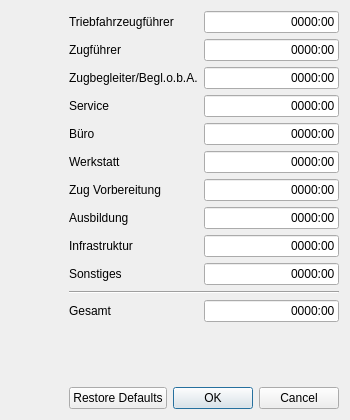
<?xml version="1.0" encoding="UTF-8"?>
<ui version="4.0">
 <class>MinimumHoursEditorDialog</class>
 <widget class="QDialog" name="MinimumHoursEditorDialog">
  <property name="windowModality">
   <enum>Qt::WindowModality::WindowModal</enum>
  </property>
  <property name="geometry">
   <rect>
    <x>0</x>
    <y>0</y>
    <width>350</width>
    <height>420</height>
   </rect>
  </property>
  <property name="sizePolicy">
   <sizepolicy hsizetype="Fixed" vsizetype="Fixed">
    <horstretch>0</horstretch>
    <verstretch>0</verstretch>
   </sizepolicy>
  </property>
  <property name="minimumSize">
   <size>
    <width>350</width>
    <height>420</height>
   </size>
  </property>
  <property name="maximumSize">
   <size>
    <width>350</width>
    <height>420</height>
   </size>
  </property>
  <property name="windowTitle">
   <string>Mindeststunden bearbeiten</string>
  </property>
  <layout class="QGridLayout" name="gridLayout" columnstretch="1,0,0">
   <item row="6" column="1">
    <widget class="QLabel" name="labelZugVorbereiten">
     <property name="text">
      <string>Zug Vorbereitung</string>
     </property>
     <property name="buddy">
      <cstring>lineBuero</cstring>
     </property>
    </widget>
   </item>
   <item row="7" column="2">
    <widget class="QLineEdit" name="lineAusbildung">
     <property name="inputMask">
      <string>9999:99</string>
     </property>
     <property name="text">
      <string>0000:00</string>
     </property>
     <property name="maxLength">
      <number>7</number>
     </property>
     <property name="alignment">
      <set>Qt::AlignmentFlag::AlignRight|Qt::AlignmentFlag::AlignTrailing|Qt::AlignmentFlag::AlignVCenter</set>
     </property>
     <property name="clearButtonEnabled">
      <bool>false</bool>
     </property>
    </widget>
   </item>
   <item row="9" column="2">
    <widget class="QLineEdit" name="lineSonstiges">
     <property name="inputMask">
      <string>9999:99</string>
     </property>
     <property name="text">
      <string>0000:00</string>
     </property>
     <property name="maxLength">
      <number>7</number>
     </property>
     <property name="alignment">
      <set>Qt::AlignmentFlag::AlignRight|Qt::AlignmentFlag::AlignTrailing|Qt::AlignmentFlag::AlignVCenter</set>
     </property>
     <property name="clearButtonEnabled">
      <bool>false</bool>
     </property>
    </widget>
   </item>
   <item row="7" column="1">
    <widget class="QLabel" name="labelAusbildung">
     <property name="text">
      <string>Ausbildung</string>
     </property>
     <property name="buddy">
      <cstring>lineAusbildung</cstring>
     </property>
    </widget>
   </item>
   <item row="9" column="1">
    <widget class="QLabel" name="labelSonstiges">
     <property name="text">
      <string>Sonstiges</string>
     </property>
     <property name="buddy">
      <cstring>lineSonstiges</cstring>
     </property>
    </widget>
   </item>
   <item row="5" column="2">
    <widget class="QLineEdit" name="lineWerkstatt">
     <property name="inputMask">
      <string>9999:99</string>
     </property>
     <property name="text">
      <string>0000:00</string>
     </property>
     <property name="maxLength">
      <number>7</number>
     </property>
     <property name="alignment">
      <set>Qt::AlignmentFlag::AlignRight|Qt::AlignmentFlag::AlignTrailing|Qt::AlignmentFlag::AlignVCenter</set>
     </property>
     <property name="clearButtonEnabled">
      <bool>false</bool>
     </property>
    </widget>
   </item>
   <item row="11" column="1">
    <widget class="QLabel" name="labelGesamt">
     <property name="text">
      <string>Gesamt</string>
     </property>
     <property name="buddy">
      <cstring>lineGesamt</cstring>
     </property>
    </widget>
   </item>
   <item row="0" column="1">
    <widget class="QLabel" name="labelTf">
     <property name="text">
      <string>Triebfahrzeugführer</string>
     </property>
     <property name="buddy">
      <cstring>lineTf</cstring>
     </property>
    </widget>
   </item>
   <item row="10" column="1" colspan="2">
    <widget class="Line" name="line">
     <property name="orientation">
      <enum>Qt::Orientation::Horizontal</enum>
     </property>
    </widget>
   </item>
   <item row="3" column="2">
    <widget class="QLineEdit" name="lineService">
     <property name="inputMask">
      <string>9999:99</string>
     </property>
     <property name="text">
      <string>0000:00</string>
     </property>
     <property name="maxLength">
      <number>7</number>
     </property>
     <property name="alignment">
      <set>Qt::AlignmentFlag::AlignRight|Qt::AlignmentFlag::AlignTrailing|Qt::AlignmentFlag::AlignVCenter</set>
     </property>
     <property name="clearButtonEnabled">
      <bool>false</bool>
     </property>
    </widget>
   </item>
   <item row="11" column="2">
    <widget class="QLineEdit" name="lineGesamt">
     <property name="inputMask">
      <string>9999:99</string>
     </property>
     <property name="text">
      <string>0000:00</string>
     </property>
     <property name="maxLength">
      <number>7</number>
     </property>
     <property name="alignment">
      <set>Qt::AlignmentFlag::AlignRight|Qt::AlignmentFlag::AlignTrailing|Qt::AlignmentFlag::AlignVCenter</set>
     </property>
     <property name="clearButtonEnabled">
      <bool>false</bool>
     </property>
    </widget>
   </item>
   <item row="12" column="1" colspan="2">
    <spacer name="verticalSpacer">
     <property name="orientation">
      <enum>Qt::Orientation::Vertical</enum>
     </property>
     <property name="sizeHint" stdset="0">
      <size>
       <width>20</width>
       <height>0</height>
      </size>
     </property>
    </spacer>
   </item>
   <item row="3" column="1">
    <widget class="QLabel" name="labelZub">
     <property name="text">
      <string>Service</string>
     </property>
     <property name="buddy">
      <cstring>lineService</cstring>
     </property>
    </widget>
   </item>
   <item row="2" column="1">
    <widget class="QLabel" name="labelService">
     <property name="text">
      <string>Zugbegleiter/Begl.o.b.A.</string>
     </property>
     <property name="buddy">
      <cstring>lineZub</cstring>
     </property>
    </widget>
   </item>
   <item row="0" column="2">
    <widget class="QLineEdit" name="lineTf">
     <property name="inputMask">
      <string>9999:99</string>
     </property>
     <property name="text">
      <string>0000:00</string>
     </property>
     <property name="maxLength">
      <number>7</number>
     </property>
     <property name="alignment">
      <set>Qt::AlignmentFlag::AlignRight|Qt::AlignmentFlag::AlignTrailing|Qt::AlignmentFlag::AlignVCenter</set>
     </property>
     <property name="clearButtonEnabled">
      <bool>false</bool>
     </property>
    </widget>
   </item>
   <item row="2" column="2">
    <widget class="QLineEdit" name="lineZub">
     <property name="inputMask">
      <string>9999:99</string>
     </property>
     <property name="text">
      <string>0000:00</string>
     </property>
     <property name="maxLength">
      <number>7</number>
     </property>
     <property name="alignment">
      <set>Qt::AlignmentFlag::AlignRight|Qt::AlignmentFlag::AlignTrailing|Qt::AlignmentFlag::AlignVCenter</set>
     </property>
     <property name="clearButtonEnabled">
      <bool>false</bool>
     </property>
    </widget>
   </item>
   <item row="4" column="1">
    <widget class="QLabel" name="labelBuero">
     <property name="text">
      <string>Büro</string>
     </property>
     <property name="buddy">
      <cstring>lineZugVorbereiten</cstring>
     </property>
    </widget>
   </item>
   <item row="1" column="2">
    <widget class="QLineEdit" name="lineZf">
     <property name="inputMask">
      <string>9999:99</string>
     </property>
     <property name="text">
      <string>0000:00</string>
     </property>
     <property name="maxLength">
      <number>7</number>
     </property>
     <property name="alignment">
      <set>Qt::AlignmentFlag::AlignRight|Qt::AlignmentFlag::AlignTrailing|Qt::AlignmentFlag::AlignVCenter</set>
     </property>
     <property name="clearButtonEnabled">
      <bool>false</bool>
     </property>
    </widget>
   </item>
   <item row="1" column="1">
    <widget class="QLabel" name="labelZf">
     <property name="text">
      <string>Zugführer</string>
     </property>
     <property name="buddy">
      <cstring>lineZf</cstring>
     </property>
    </widget>
   </item>
   <item row="6" column="2">
    <widget class="QLineEdit" name="lineBuero">
     <property name="inputMask">
      <string>9999:99</string>
     </property>
     <property name="text">
      <string>0000:00</string>
     </property>
     <property name="maxLength">
      <number>7</number>
     </property>
     <property name="alignment">
      <set>Qt::AlignmentFlag::AlignRight|Qt::AlignmentFlag::AlignTrailing|Qt::AlignmentFlag::AlignVCenter</set>
     </property>
     <property name="clearButtonEnabled">
      <bool>false</bool>
     </property>
    </widget>
   </item>
   <item row="4" column="2">
    <widget class="QLineEdit" name="lineZugVorbereiten">
     <property name="inputMask">
      <string>9999:99</string>
     </property>
     <property name="text">
      <string>0000:00</string>
     </property>
     <property name="maxLength">
      <number>7</number>
     </property>
     <property name="alignment">
      <set>Qt::AlignmentFlag::AlignRight|Qt::AlignmentFlag::AlignTrailing|Qt::AlignmentFlag::AlignVCenter</set>
     </property>
     <property name="clearButtonEnabled">
      <bool>false</bool>
     </property>
    </widget>
   </item>
   <item row="5" column="1">
    <widget class="QLabel" name="labelWerkstatt">
     <property name="text">
      <string>Werkstatt</string>
     </property>
     <property name="buddy">
      <cstring>lineWerkstatt</cstring>
     </property>
    </widget>
   </item>
   <item row="8" column="1">
    <widget class="QLabel" name="label">
     <property name="text">
      <string>Infrastruktur</string>
     </property>
     <property name="buddy">
      <cstring>lineInfrastruktur</cstring>
     </property>
    </widget>
   </item>
   <item row="8" column="2">
    <widget class="QLineEdit" name="lineInfrastruktur">
     <property name="inputMask">
      <string>9999:99</string>
     </property>
     <property name="text">
      <string>0000:00</string>
     </property>
     <property name="alignment">
      <set>Qt::AlignmentFlag::AlignRight|Qt::AlignmentFlag::AlignTrailing|Qt::AlignmentFlag::AlignVCenter</set>
     </property>
     <property name="clearButtonEnabled">
      <bool>false</bool>
     </property>
    </widget>
   </item>
   <item row="13" column="1" colspan="2">
    <widget class="QDialogButtonBox" name="buttonBox">
     <property name="orientation">
      <enum>Qt::Orientation::Horizontal</enum>
     </property>
     <property name="standardButtons">
      <set>QDialogButtonBox::StandardButton::Cancel|QDialogButtonBox::StandardButton::Ok|QDialogButtonBox::StandardButton::RestoreDefaults</set>
     </property>
     <property name="centerButtons">
      <bool>false</bool>
     </property>
    </widget>
   </item>
  </layout>
 </widget>
 <tabstops>
  <tabstop>lineTf</tabstop>
  <tabstop>lineZf</tabstop>
  <tabstop>lineZub</tabstop>
  <tabstop>lineService</tabstop>
  <tabstop>lineZugVorbereiten</tabstop>
  <tabstop>lineWerkstatt</tabstop>
  <tabstop>lineBuero</tabstop>
  <tabstop>lineAusbildung</tabstop>
  <tabstop>lineInfrastruktur</tabstop>
  <tabstop>lineSonstiges</tabstop>
  <tabstop>lineGesamt</tabstop>
 </tabstops>
 <resources/>
 <connections>
  <connection>
   <sender>buttonBox</sender>
   <signal>rejected()</signal>
   <receiver>MinimumHoursEditorDialog</receiver>
   <slot>reject()</slot>
   <hints>
    <hint type="sourcelabel">
     <x>316</x>
     <y>376</y>
    </hint>
    <hint type="destinationlabel">
     <x>286</x>
     <y>274</y>
    </hint>
   </hints>
  </connection>
 </connections>
</ui>
